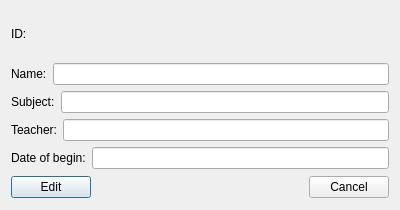
<?xml version="1.0" encoding="UTF-8"?>
<ui version="4.0">
 <class>EditGroupWindow</class>
 <widget class="QDialog" name="EditGroupWindow">
  <property name="geometry">
   <rect>
    <x>0</x>
    <y>0</y>
    <width>400</width>
    <height>210</height>
   </rect>
  </property>
  <property name="windowTitle">
   <string>Dialog</string>
  </property>
  <layout class="QVBoxLayout" name="verticalLayout">
   <item>
    <widget class="QLabel" name="label_ID">
     <property name="text">
      <string>ID:</string>
     </property>
    </widget>
   </item>
   <item>
    <layout class="QHBoxLayout" name="horizontalLayout_4">
     <item>
      <widget class="QLabel" name="label_2">
       <property name="text">
        <string>Name:</string>
       </property>
      </widget>
     </item>
     <item>
      <widget class="QLineEdit" name="lineEdit_name"/>
     </item>
    </layout>
   </item>
   <item>
    <layout class="QHBoxLayout" name="horizontalLayout">
     <item>
      <widget class="QLabel" name="label_3">
       <property name="text">
        <string>Subject:</string>
       </property>
      </widget>
     </item>
     <item>
      <widget class="QLineEdit" name="lineEdit_subject"/>
     </item>
    </layout>
   </item>
   <item>
    <layout class="QHBoxLayout" name="horizontalLayout_2">
     <item>
      <widget class="QLabel" name="label_4">
       <property name="text">
        <string>Teacher:</string>
       </property>
      </widget>
     </item>
     <item>
      <widget class="QLineEdit" name="lineEdit_teacher"/>
     </item>
    </layout>
   </item>
   <item>
    <layout class="QHBoxLayout" name="horizontalLayout_3">
     <item>
      <widget class="QLabel" name="label_5">
       <property name="text">
        <string>Date of begin:</string>
       </property>
      </widget>
     </item>
     <item>
      <widget class="QLineEdit" name="lineEdit_date"/>
     </item>
    </layout>
   </item>
   <item>
    <layout class="QHBoxLayout" name="horizontalLayout_5">
     <item>
      <widget class="QPushButton" name="pushButton">
       <property name="text">
        <string>Edit</string>
       </property>
      </widget>
     </item>
     <item>
      <spacer name="horizontalSpacer">
       <property name="orientation">
        <enum>Qt::Horizontal</enum>
       </property>
       <property name="sizeHint" stdset="0">
        <size>
         <width>128</width>
         <height>24</height>
        </size>
       </property>
      </spacer>
     </item>
     <item>
      <widget class="QPushButton" name="pushButton_2">
       <property name="text">
        <string>Cancel</string>
       </property>
      </widget>
     </item>
    </layout>
   </item>
  </layout>
 </widget>
 <resources/>
 <connections/>
</ui>
